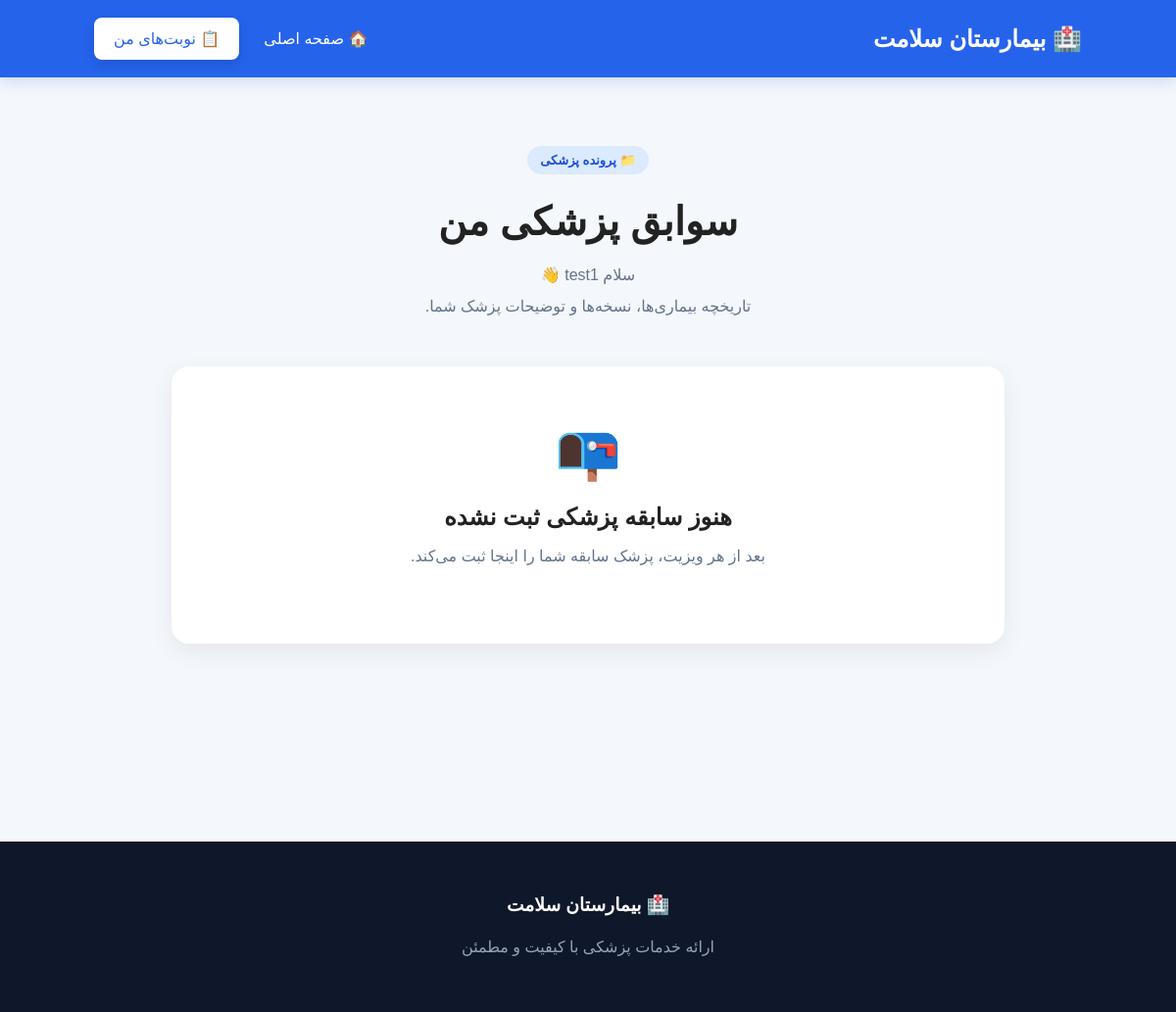
The page /my-medical-records/ (signed in) on the database as committed earlier.
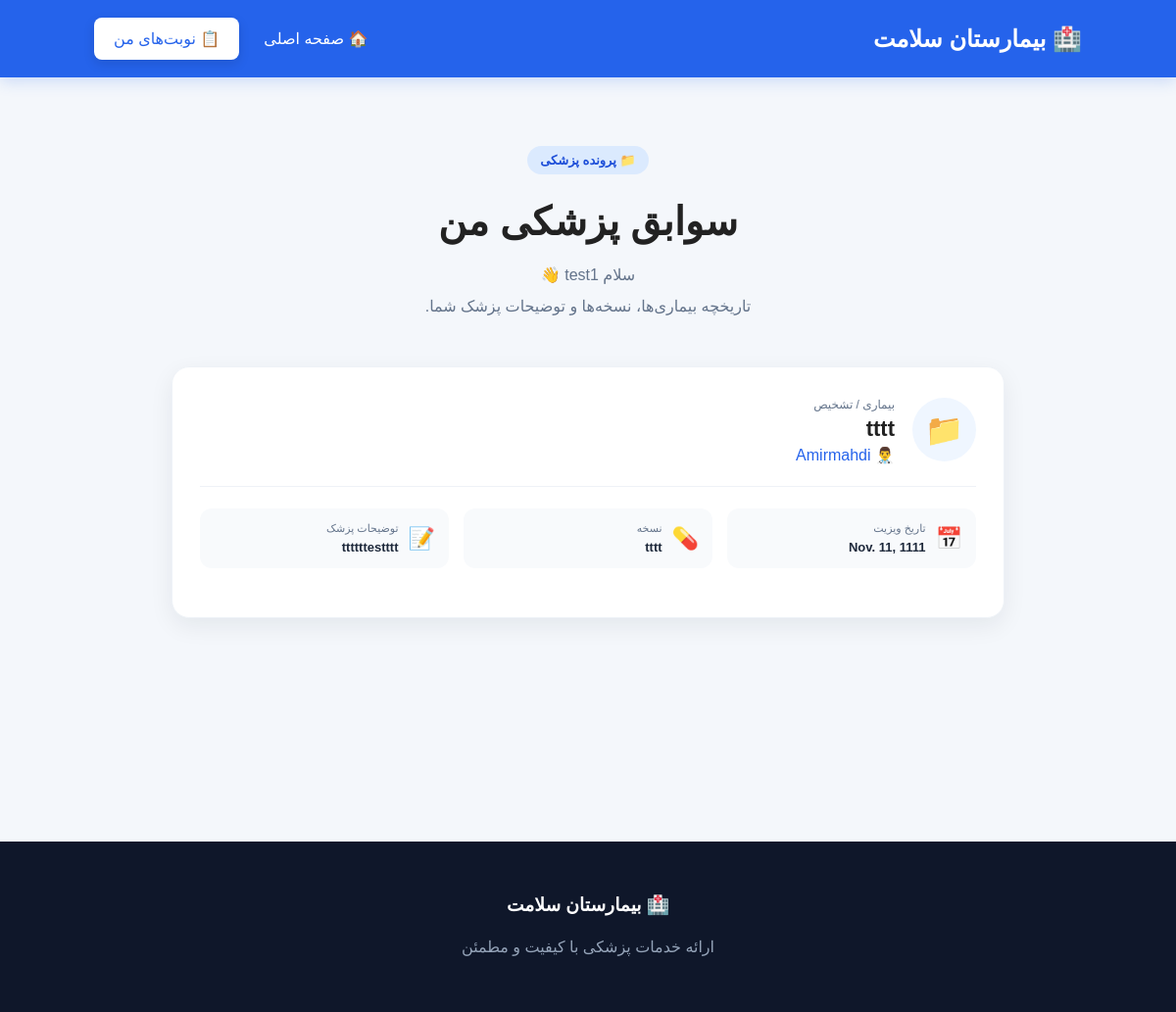
The same page on the database as committed later.
### hospital/models.py (models this page shows, shortened)
class MedicalRecord(models.Model):
    patient = models.ForeignKey(
        User,
        on_delete=models.CASCADE,
        related_name="medical_records",
    )
    doctor = models.ForeignKey(
        Doctor,
        on_delete=models.SET_NULL,
        null=True,
        blank=True,
        related_name="medical_records",
    )
    appointment = models.ForeignKey(
        Appointment,
        on_delete=models.SET_NULL,
        null=True,
        blank=True,
        related_name="medical_records",
    )
    visit_date = models.DateField()
    diagnosis = models.TextField(
        verbose_name="بیماری / تشخیص"
    )
    prescription = models.TextField(
        blank=True,
        verbose_name="نسخه"
    )
    notes = models.TextField(
        blank=True,
        verbose_name="توضیحات پزشک"
    )
    created_at = models.DateTimeField(auto_now_add=True)
    class Meta:
        verbose_name = "سابقه پزشکی"
        verbose_name_plural = "سوابق پزشکی"
        ordering = ["-visit_date"]

class Doctor(models.Model):
    name = models.CharField(max_length=100)
    specialty = models.ForeignKey(
        Specialty,
        on_delete=models.SET_NULL,
        null=True,
        blank=True,
        related_name="doctors",
    )
    phone = models.CharField(max_length=20)

### hospital/views.py (the view)
# urls.py: path("my-medical-records/",my_medical_records,name="my_medical_records"),
@login_required(login_url="/login/")
def my_medical_records(request):
    records = MedicalRecord.objects.filter(
        patient=request.user
    ).select_related(
        "doctor"
    ).order_by(
        "-visit_date"
    )
    return render(
        request,
        "my_medical_records.html",
        {
            "records": records,
        }
    )

### Templates/my_medical_records.html (shortened to what this page needs)
{% load static %}
<!DOCTYPE html>
<html lang="fa" dir="rtl">
<head>
    <link rel="stylesheet" href="{% static 'css/style.css' %}">
</head>
<body class="appointments-page">
<nav>
    <h2>🏥 بیمارستان سلامت</h2>
    <div>
        <a href="{% url 'home' %}">
            🏠 صفحه اصلی
        </a>
        <a class="button" href="{% url 'my_appointments' %}">
            📋 نوبت‌های من
        </a>
    </div>
</nav>
<section class="appointments-section">
    <div class="appointments-header">
        <span class="hero-badge">
            📁 پرونده پزشکی
        </span>
        <h1>
            سوابق پزشکی من
        </h1>
        <p>
            سلام {{ user.first_name|default:user.username }} 👋
            <br>
            تاریخچه بیماری‌ها، نسخه‌ها و توضیحات پزشک شما.
        </p>
    </div>
    <div class="appointments-container">
        {% for record in records %}
            <div class="appointment-card">
                <div class="appointment-card-top">
                    <div class="doctor-mini-icon">
                        📁
                    </div>
                    <div>
                        <span class="appointment-label">
                            بیماری / تشخیص
                        </span>
                        <h2>
                            {{ record.diagnosis }}
                        </h2>
                        <p class="doctor-specialty">
                            👨‍⚕️
                            {% if record.doctor %}
                                {{ record.doctor.name }}
                            {% else %}
                                ثبت نشده
                            {% endif %}
                        </p>
                    </div>
                </div>
                <div class="appointment-info">
                    <div class="info-item">
                        <span class="info-icon">
                            📅
                        </span>
                        <div>
                            <small>
                                تاریخ ویزیت
                            </small>
                            <strong>
                                {{ record.visit_date }}
                            </strong>
                        </div>
                    </div>
                    {% if record.prescription %}
                        <div class="info-item">
                            <span class="info-icon">
                                💊
                            </span>
                            <div>
                                <small>
                                    نسخه
                                </small>
                                <strong>
                                    {{ record.prescription }}
                                </strong>
                            </div>
                        </div>
                    {% endif %}
                    {% if record.notes %}
                        <div class="info-item">
                            <span class="info-icon">
                                📝
                            </span>
                            <div>
                                <small>
                                    توضیحات پزشک
                                </small>
                                <strong>
                                    {{ record.notes }}
                                </strong>
                            </div>
                        </div>
                    {% endif %}
                </div>
            </div>
        {% empty %}
            <div class="empty-appointments">
                <div class="empty-icon">
                    📭
                </div>
                <h2>
                    هنوز سابقه پزشکی ثبت نشده
                </h2>
                <p>
                    بعد از هر ویزیت، پزشک سابقه شما را اینجا ثبت می‌کند.
                </p>
            </div>
        {% endfor %}
    </div>
</section>
<footer>
    <h3>
        🏥 بیمارستان سلامت
    </h3>
    <p>
        ارائه خدمات پزشکی با کیفیت و مطمئن
    </p>
</footer>
</body>
</html>

Rows that differ between the two databases and show on the page:
added MedicalRecord: diagnosis "tttt", doctor.name "Amirmahdi", visit_date "Nov. 11, 1111", prescription "tttt", notes "ttttttestttt"
Other text that changed with them:
text no longer shown: "📭 هنوز سابقه پزشکی ثبت نشده بعد از هر ویزیت، پزشک سابقه شما را اینجا ثبت می‌کند."
